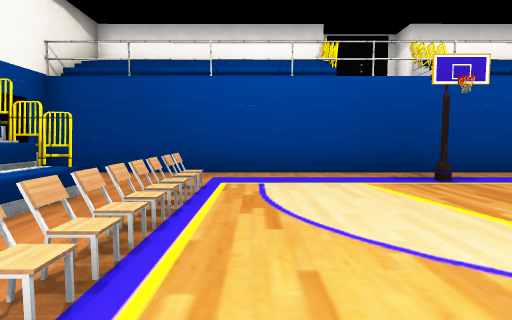
view 1 (above)

14 first-person views from a walk through a scene from a Unity 3-D project. The camera is 1.4 m above the floor, tilts 4° down and sees 80° across. The floor is counted in squares, 2 m on a side. Each view is taken from the middle of a square. On the plan, view 1 faces up. The plan holds only what a view shows up to about 10 squares ahead; the rest is blank. Some surface patterns are stand-ins.

view 2
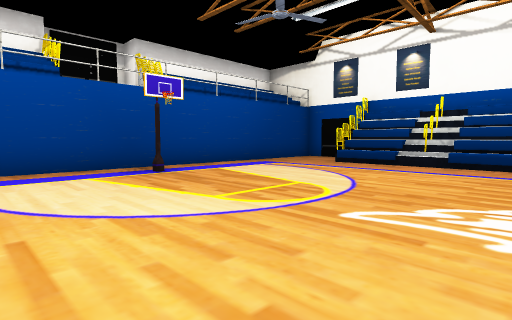

view 3
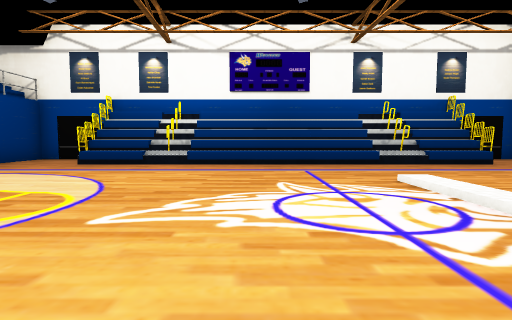

view 4
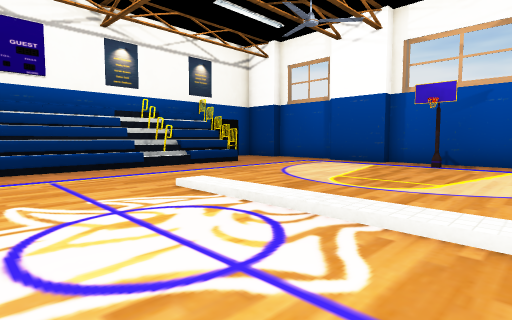

view 5
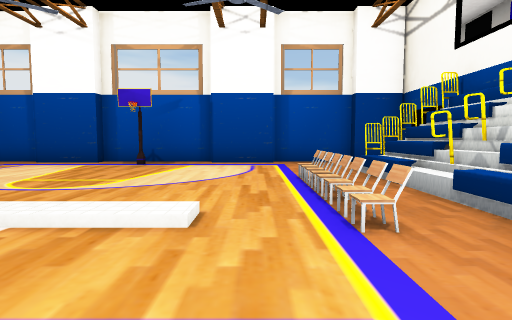

view 6
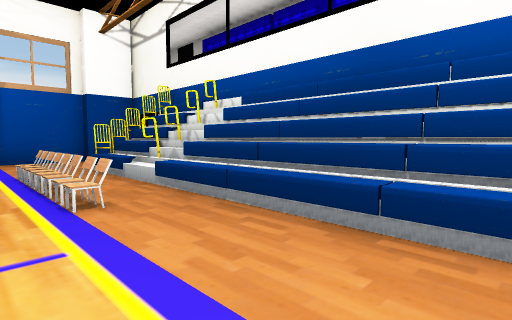

view 7
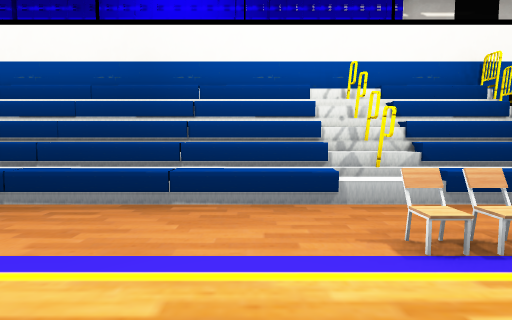

view 8
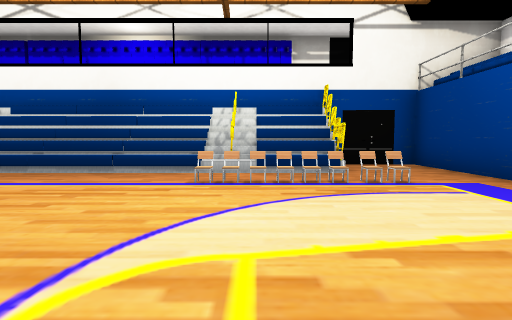

view 9
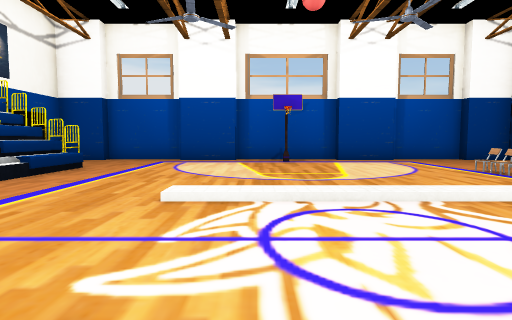

view 10
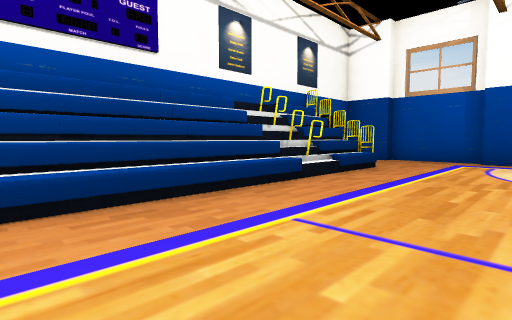

view 11
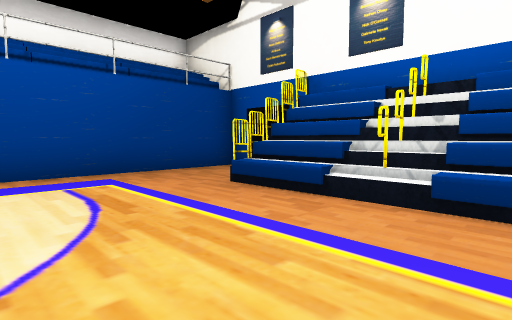

view 12
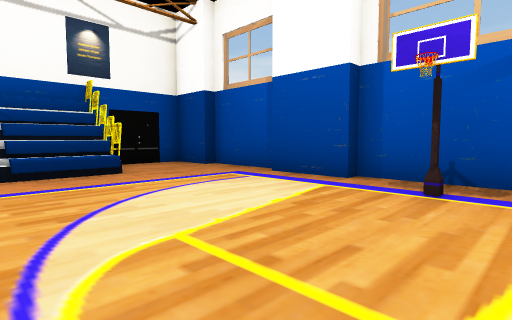

view 13
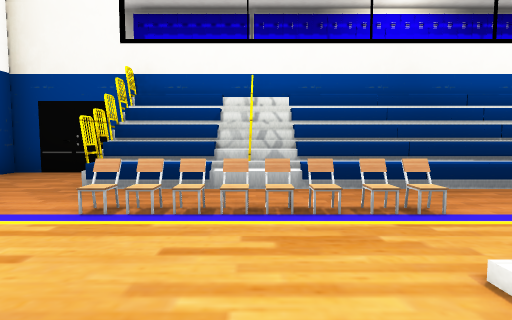

view 14
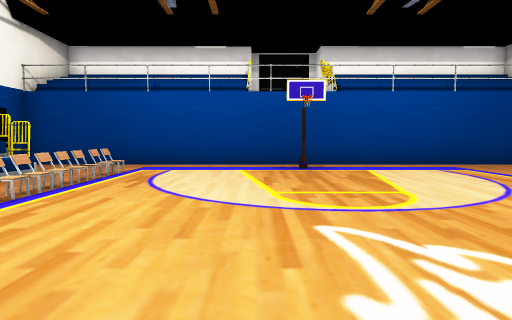

### Floor plan
Key: @ floor where view 1 was taken; # wall or solid block; . floor; / step, stairs or slope; C chair; L locker; O other object.
Columns run from 6 left of view 1 to 11 right of it. Each row starts with its distance up from view 1.
  7  #################
  6  #...............#
  5  #.......O.......#
  4   OOOC........OO.#
  3 L #OOC......../###
  2 L #//C........//##
  1 L OOOC........OOO#
  0 L #OO.@.......///#
 -1 L #//.........///#
 -2 L #OO.........///#
 -3 L #O.C........///#
 -4 L #OOC........///#
 -5 L OOOC........OOO#
 -6 L #OOC........OO##
 -7 L OOO..........OO#
 -8  #...............#
 -9  #.......O.......#
-10  ###..##...##..###
-11    #############

Where each view was taken, in squares from view 1:
view 1: 0 up, 0 right, facing up
view 2: 1 down, 0 right, facing up-right
view 3: 1 down, 0 right, facing right
view 4: 1 down, 1 right, facing down-right
view 5: 1 down, 0 right, facing down
view 6: 0 up, 0 right, facing down-left
view 7: 0 up, 1 right, facing left
view 8: 2 up, 4 right, facing left
view 9: 0 up, 4 right, facing down
view 10: 0 up, 5 right, facing down-right
view 11: 0 up, 5 right, facing up-right
view 12: 5 down, 2 right, facing down-right
view 13: 5 down, 2 right, facing left
view 14: 2 down, 2 right, facing up
